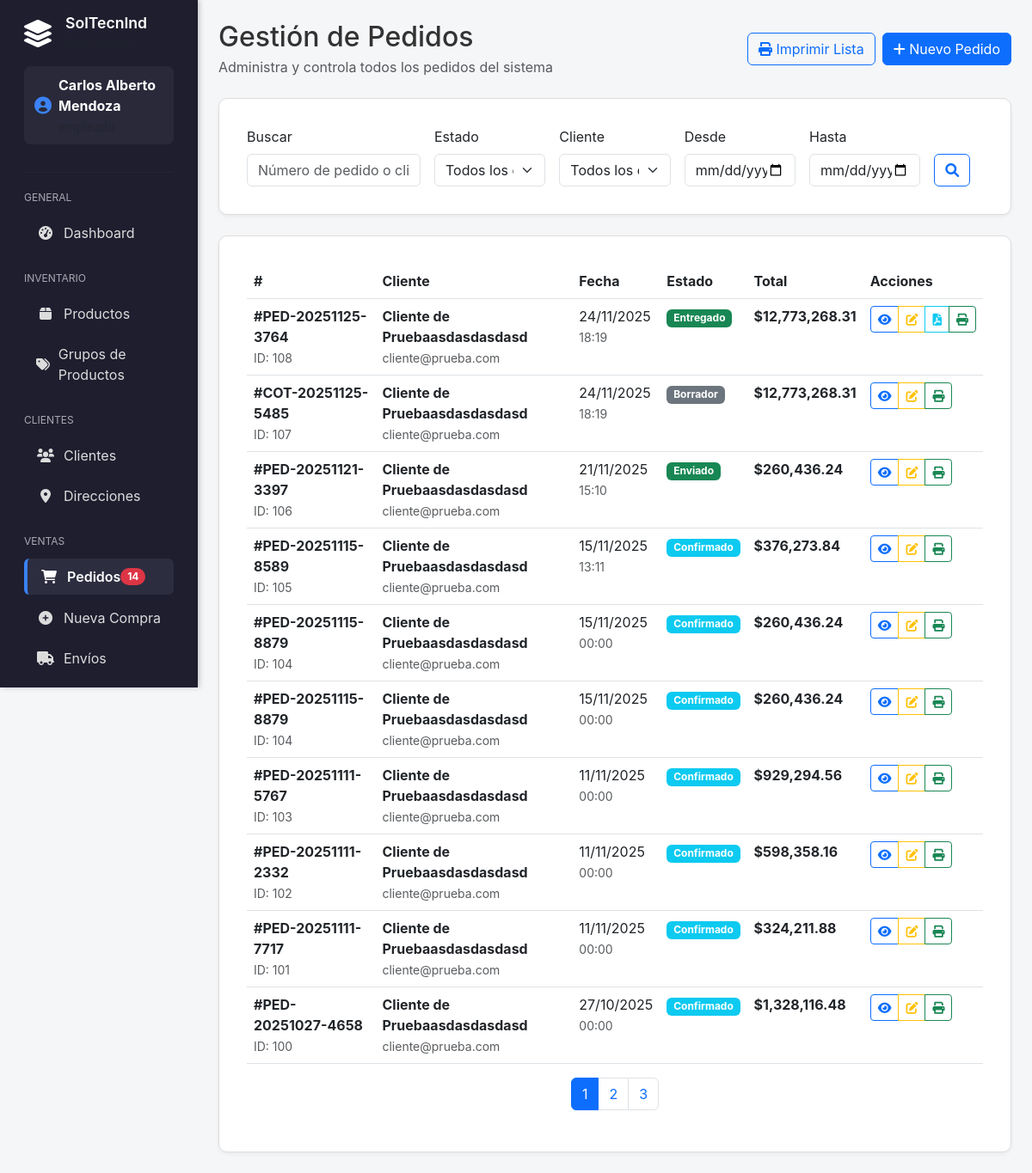
The app's page /admin/pedidos.php (signed in) with its own data.
### tables this page shows
CREATE TABLE `pedidos` (
  `id` int(11) NOT NULL,
  `numero_documento` varchar(50) NOT NULL COMMENT 'Número único compartido con orden_venta',
  `cliente_id` int(11) NOT NULL,
  `empleado_id` int(11) DEFAULT NULL,
  `estado` enum('borrador','confirmado','en_preparacion','listo_envio','enviado','entregado','cancelado') DEFAULT 'borrador',
  `fecha_pedido` datetime DEFAULT current_timestamp(),
  `fecha_entrega_estimada` date DEFAULT NULL,
  `subtotal` decimal(12,2) NOT NULL DEFAULT 0.00,
  `descuento_porcentaje` decimal(5,2) NOT NULL DEFAULT 0.00,
  `descuento_total` decimal(12,2) DEFAULT 0.00,
  `impuestos_total` decimal(12,2) DEFAULT 0.00,
  `total` decimal(12,2) NOT NULL DEFAULT 0.00,
  `direccion_entrega_id` int(11) DEFAULT NULL,
  `observaciones` text DEFAULT NULL,
  `pedido_template` tinyint(1) DEFAULT 0 COMMENT 'Marcar como plantilla para re-pedidos',
  `nombre_template` varchar(100) DEFAULT NULL COMMENT 'Nombre de la plantilla',
  `created_at` timestamp NOT NULL DEFAULT current_timestamp(),
  `updated_at` timestamp NOT NULL DEFAULT current_timestamp() ON UPDATE current_timestamp()
);

CREATE TABLE `clientes` (
  `id` int(11) NOT NULL,
  `nombre` varchar(255) NOT NULL,
  `numero_documento` varchar(50) NOT NULL,
  `tipo_documento` enum('CC','NIT','CE','TI') DEFAULT 'CC',
  `email` varchar(255) DEFAULT NULL,
  `telefono` varchar(20) DEFAULT NULL,
  `direccion_principal` text DEFAULT NULL,
  `ciudad` varchar(100) DEFAULT NULL,
  `contacto_principal` varchar(255) DEFAULT NULL,
  `empleado_asignado` int(11) DEFAULT NULL,
  `activo` tinyint(1) DEFAULT 1,
  `created_at` timestamp NOT NULL DEFAULT current_timestamp(),
  `updated_at` timestamp NOT NULL DEFAULT current_timestamp() ON UPDATE current_timestamp()
);

### admin/pedidos.php (the view, shortened to what this page needs)
<?php
require_once '../includes/LayoutManager.php';
$pdo = getConnection();
$search = $_GET['search'] ?? '';
$estado_filter = $_GET['estado'] ?? '';
$cliente_filter = $_GET['cliente'] ?? '';
$fecha_desde = $_GET['fecha_desde'] ?? '';
$fecha_hasta = $_GET['fecha_hasta'] ?? '';
$page = $_GET['page'] ?? 1;
$limit = 10;
$offset = ($page - 1) * $limit;
$where_conditions = [];
$params = [];
$where_clause = !empty($where_conditions) ? "WHERE " . implode(" AND ", $where_conditions) : "";
$count_sql = "SELECT COUNT(*) as total FROM pedidos p JOIN clientes c ON p.cliente_id = c.id $where_clause";
$count_stmt = $pdo->prepare($count_sql);
$count_stmt->execute($params);
$total_pedidos = $count_stmt->fetch()['total'];
$total_pages = ceil($total_pedidos / $limit);
$sql = "SELECT p.*, c.nombre as cliente_nombre, c.email as cliente_email,
        comp.pdf_path as comprobante_pdf, comp.codigo_qr as codigo_comprobante
        FROM pedidos p
        JOIN clientes c ON p.cliente_id = c.id
        LEFT JOIN entregas ent ON ent.pedido_id = p.id
        LEFT JOIN comprobantes_entrega comp ON comp.entrega_id = ent.id
        $where_clause
        ORDER BY p.created_at DESC
        LIMIT $limit OFFSET $offset";
$stmt = $pdo->prepare($sql);
$stmt->execute($params);
$pedidos = $stmt->fetchAll();
$estados = [
    'borrador' => 'Borrador',
    'confirmado' => 'Confirmado',
    'en_preparacion' => 'En Preparación',
    'listo_envio' => 'Listo para Envío',
    'enviado' => 'Enviado',
    'entregado' => 'Entregado',
    'cancelado' => 'Cancelado'
];
?>
<div class="d-flex justify-content-between align-items-center mb-4">
    <div>
        <h2 class="mb-1">Gestión de Pedidos</h2>
        <p class="text-muted mb-0">Administra y controla todos los pedidos del sistema</p>
    </div>
    <div class="d-flex gap-2">
        <button type="button" class="btn btn-outline-primary" onclick="imprimirListaPedidos()">
            <i class="fas fa-print"></i> Imprimir Lista
        </button>
        <a href="nueva_compra.php" class="btn btn-primary">
            <i class="fas fa-plus"></i> Nuevo Pedido
        </a>
    </div>
</div>
<div class="card mb-4">
    <div class="card-body">
        <form method="GET" class="row g-3">
            <div class="col-md-3">
                <label for="search" class="form-label">Buscar</label>
                <input type="text" class="form-control" id="search" name="search"
                       value="<?php echo htmlspecialchars($search); ?>"
                       placeholder="Número de pedido o cliente">
            </div>
            <div class="col-md-2">
                <label for="estado" class="form-label">Estado</label>
                <select class="form-select" id="estado" name="estado">
                    <option value="">Todos los estados</option>
                </select>
            </div>
            <div class="col-md-2">
                <label for="cliente" class="form-label">Cliente</label>
                <select class="form-select" id="cliente" name="cliente">
                    <option value="">Todos los clientes</option>
                </select>
            </div>
            <div class="col-md-2">
                <label for="fecha_desde" class="form-label">Desde</label>
                <input type="date" class="form-control" id="fecha_desde" name="fecha_desde"
                       value="<?php echo htmlspecialchars($fecha_desde); ?>">
            </div>
            <div class="col-md-2">
                <label for="fecha_hasta" class="form-label">Hasta</label>
                <input type="date" class="form-control" id="fecha_hasta" name="fecha_hasta"
                       value="<?php echo htmlspecialchars($fecha_hasta); ?>">
            </div>
            <div class="col-md-1 d-flex align-items-end">
                <button type="submit" class="btn btn-outline-primary">
                    <i class="fas fa-search"></i>
                </button>
            </div>
        </form>
    </div>
</div>
<div class="card">
    <div class="card-body">
        <div class="table-responsive">
            <table class="table table-hover">
                <thead>
                    <tr>
                        <th>#</th>
                        <th>Cliente</th>
                        <th>Fecha</th>
                        <th>Estado</th>
                        <th>Total</th>
                        <th>Acciones</th>
                    </tr>
                </thead>
                <tbody>
                    <?php if (empty($pedidos)): ?>
                        <tr>
                            <td colspan="6" class="text-center py-4">
                                <p class="text-muted">No hay pedidos disponibles</p>
                            </td>
                        </tr>
                    <?php else: ?>
                        <?php foreach ($pedidos as $pedido): ?>
                        <?php
                        $estado_color = [
                            'borrador' => 'secondary',
                            'confirmado' => 'info',
                            'en_preparacion' => 'warning',
                            'listo_envio' => 'primary',
                            'enviado' => 'success',
                            'entregado' => 'success',
                            'cancelado' => 'danger'
                        ];
                        ?>
                        <tr>
                            <td>
                                <strong>#<?php echo htmlspecialchars($pedido['numero_documento']); ?></strong><br>
                                <small class="text-muted">ID: <?php echo $pedido['id']; ?></small>
                            </td>
                            <td>
                                <strong><?php echo htmlspecialchars($pedido['cliente_nombre']); ?></strong><br>
                                <small class="text-muted"><?php echo htmlspecialchars($pedido['cliente_email']); ?></small>
                            </td>
                            <td>
                                <?php echo date('d/m/Y', strtotime($pedido['fecha_pedido'])); ?><br>
                                <small class="text-muted"><?php echo date('H:i', strtotime($pedido['fecha_pedido'])); ?></small>
                            </td>
                            <td><span class="badge bg-<?php echo $estado_color[$pedido['estado']]; ?>"><?php echo $estados[$pedido['estado']]; ?></span></td>
                            <td>
                                <strong>$<?php echo number_format($pedido['total'], 2); ?></strong>
                            </td>
                            <td>
                                <div class="btn-group" role="group">
                                    <button type="button" class="btn btn-sm btn-outline-primary"
                                            onclick="verDetalle(<?php echo $pedido['id']; ?>)" title="Ver detalle">
                                        <i class="fas fa-eye"></i>
                                    </button>
                                    <button type="button" class="btn btn-sm btn-outline-warning"
                                            onclick="cambiarEstado(<?php echo $pedido['id']; ?>, '<?php echo $pedido['estado']; ?>')" title="Cambiar estado">
                                        <i class="fas fa-edit"></i>
                                    </button>
                                    <?php if ($pedido['estado'] === 'entregado' && !empty($pedido['comprobante_pdf'])): ?>
                                    <button type="button" class="btn btn-sm btn-outline-info"
                                            onclick="window.open('<?php echo htmlspecialchars($pedido['comprobante_pdf']); ?>', '_blank')"
                                            title="Ver comprobante de entrega">
                                        <i class="fas fa-file-pdf"></i>
                                    </button>
                                    <?php endif; ?>
                                    <button type="button" class="btn btn-sm btn-outline-success"
                                            onclick="imprimirPedido(<?php echo $pedido['id']; ?>)" title="Imprimir">
                                        <i class="fas fa-print"></i>
                                    </button>
                                </div>
                            </td>
                        </tr>
                        <?php endforeach; ?>
                    <?php endif; ?>
                </tbody>
            </table>
        </div>
        <?php if ($total_pages > 1): ?>
        <nav aria-label="Paginación">
            <ul class="pagination justify-content-center">
                <?php for ($i = 1; $i <= $total_pages; $i++): ?>
                    <li class="page-item <?php echo $i == $page ? 'active' : ''; ?>">
                        <a class="page-link" href="?page=<?php echo $i; ?>&search=<?php echo urlencode($search); ?>&estado=<?php echo urlencode($estado_filter); ?>&cliente=<?php echo urlencode($cliente_filter); ?>&fecha_desde=<?php echo urlencode($fecha_desde); ?>&fecha_hasta=<?php echo urlencode($fecha_hasta); ?>"><?php echo $i; ?></a>
                    </li>
                <?php endfor; ?>
            </ul>
        </nav>
        <?php endif; ?>
    </div>
</div>

### records on screen
pedidos: numero_documento "PED-20251125-3764", id "108", cliente.nombre "Cliente de Pruebaasdasdasdasd", cliente.email "cliente@prueba.com", fecha_pedido "24/11/2025", fecha_pedido "18:19", estado "Entregado", total "12,773,268.31"
pedidos: numero_documento "COT-20251125-5485", id "107", cliente.nombre "Cliente de Pruebaasdasdasdasd", cliente.email "cliente@prueba.com", fecha_pedido "24/11/2025", fecha_pedido "18:19", estado "Borrador", total "12,773,268.31"
pedidos: numero_documento "PED-20251121-3397", id "106", cliente.nombre "Cliente de Pruebaasdasdasdasd", cliente.email "cliente@prueba.com", fecha_pedido "21/11/2025", fecha_pedido "15:10", estado "Enviado", total "260,436.24"
pedidos: numero_documento "PED-20251115-8589", id "105", cliente.nombre "Cliente de Pruebaasdasdasdasd", cliente.email "cliente@prueba.com", fecha_pedido "15/11/2025", fecha_pedido "13:11", estado "Confirmado", total "376,273.84"
pedidos: numero_documento "PED-20251115-8879", id "104", cliente.nombre "Cliente de Pruebaasdasdasdasd", cliente.email "cliente@prueba.com", fecha_pedido "15/11/2025", fecha_pedido "00:00", estado "Confirmado", total "260,436.24"
pedidos: numero_documento "PED-20251111-5767", id "103", cliente.nombre "Cliente de Pruebaasdasdasdasd", cliente.email "cliente@prueba.com", fecha_pedido "11/11/2025", fecha_pedido "00:00", estado "Confirmado", total "929,294.56"
pedidos: numero_documento "PED-20251111-2332", id "102", cliente.nombre "Cliente de Pruebaasdasdasdasd", cliente.email "cliente@prueba.com", fecha_pedido "11/11/2025", fecha_pedido "00:00", estado "Confirmado", total "598,358.16"
pedidos: numero_documento "PED-20251111-7717", id "101", cliente.nombre "Cliente de Pruebaasdasdasdasd", cliente.email "cliente@prueba.com", fecha_pedido "11/11/2025", fecha_pedido "00:00", estado "Confirmado", total "324,211.88"
pedidos: numero_documento "PED-20251027-4658", id "100", cliente.nombre "Cliente de Pruebaasdasdasdasd", cliente.email "cliente@prueba.com", fecha_pedido "27/10/2025", fecha_pedido "00:00", estado "Confirmado", total "1,328,116.48"

### other values on screen
$config['title'] "SolTecnInd"
$_SESSION['nombre'] "Carlos Alberto Mendoza"
$cat "GENERAL"
$item['text'] "Dashboard"
$cat "INVENTARIO"
$item['text'] "Productos"
$item['text'] "Grupos de Productos"
$cat "CLIENTES"
$item['text'] "Clientes"
$item['text'] "Direcciones"
$cat "VENTAS"
$item['text'] "Pedidos"
$count "14"
$item['text'] "Nueva Compra"
$item['text'] "Envíos"
